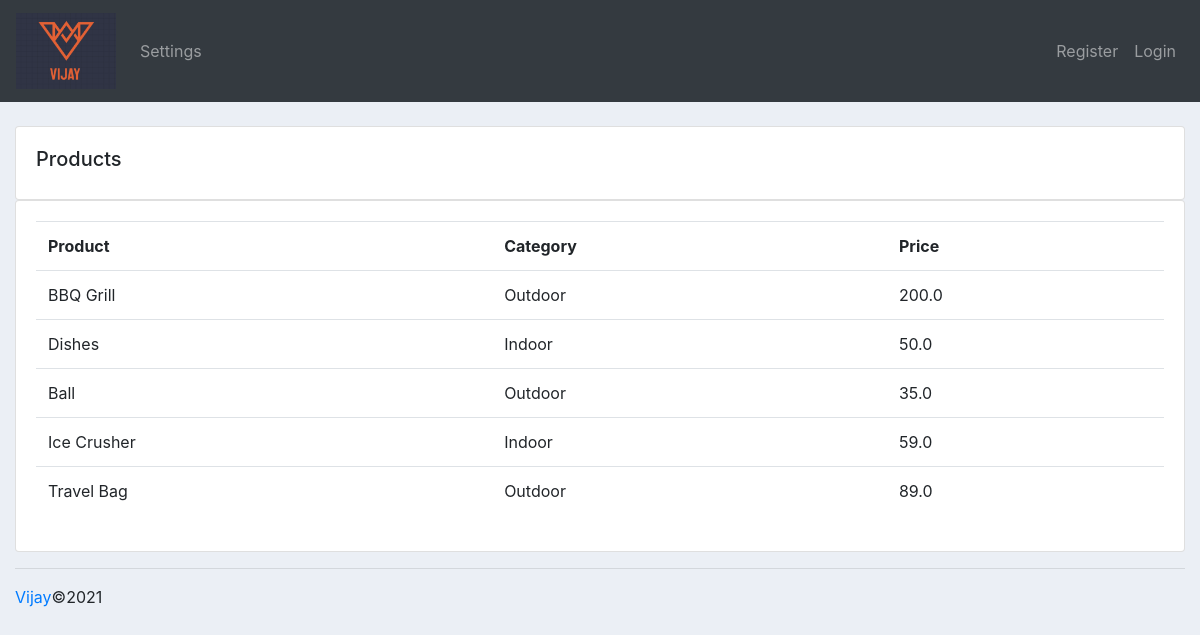
Screenshot of /products/ with the database file from the repository.
### accounts/models.py (models this page shows, shortened)
class Product(models.Model):
    CATEGORY = [
        ('Indoor','Indoor'),
        ('Outdoor','Outdoor'),
    ]
    name = models.CharField(max_length=200, null=True)
    price = models.FloatField(null=True)
    category = models.CharField(max_length=200, choices=CATEGORY ,null=True)
    description = models.CharField(max_length=200, null=True)
    date_created = models.DateTimeField(auto_now_add=True, null=True)
    tags = models.ManyToManyField(Tag)

### accounts/views.py (the view)
# urls.py: path('products/', views.products, name='products'),
def products(request):
    products = Product.objects.all()
    return render(request, 'accounts/products.html', {'products':products})

### accounts/templates/accounts/products.html
{%  extends 'accounts/main.html' %}
{% block content %}
		<br>
		<div class="row">
			<div class="col-md">
				<div class="card card-body">
					<h5>Products</h5>
				</div>
				<div class="card card-body">
					<table class="table">
						<tr>
							<th>Product</th>
							<th>Category</th>
							<th>Price</th>
						</tr>
						{% for product in products %}
							<tr>
								<td>{{ product.name }}</td>
								<td>{{ product.category }}</td>
								<td>{{ product.price }}</td>
							</tr>
						{% endfor %}
					</table>
				</div>
			</div>
		</div>
{% endblock content %}

### static/css/main.css (style rules this page uses)
body { background-color: #ebeff5; }

### rows the page displays
Product: name "BBQ Grill", category "Outdoor", price "200.0"
Product: name "Dishes", category "Indoor", price "50.0"
Product: name "Ball", category "Outdoor", price "35.0"
Product: name "Ice Crusher", category "Indoor", price "59.0"
Product: name "Travel Bag", category "Outdoor", price "89.0"
